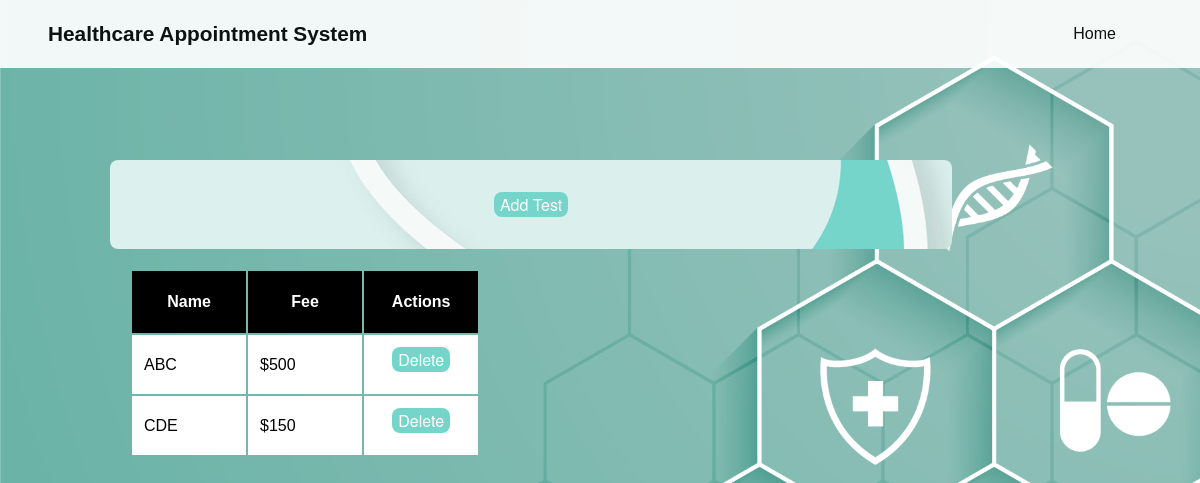
/change_tests.php, run on an earlier commit of the app's database.
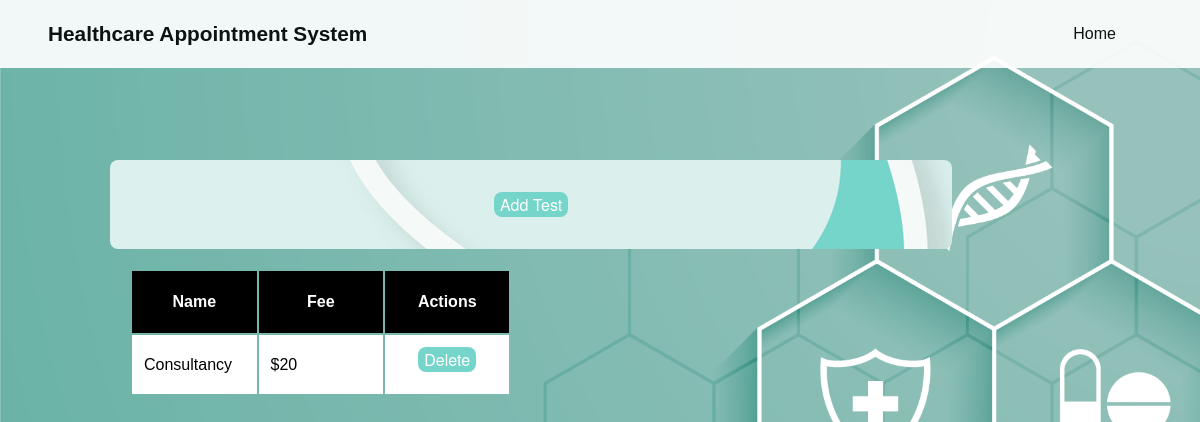
And on a later commit of the database.
### tables this page shows
CREATE TABLE `test` (
  `Name` varchar(40) NOT NULL,
  `Fee` float NOT NULL
);

### change_tests.php (the view, shortened to what this page needs)
<!DOCTYPE html>
<html lang="en">
<head>
    <link rel="stylesheet" href="styles/main_style.css">
    <link rel="stylesheet" href="styles/admin_table.css">
</head>
<body>
    <div class="container">
        <div class="main-content">
            <header class="header-main">
                <div class="wrapper">
                    <section class="logo">
                        <h1 class="header-title">Healthcare Appointment System</h1>
                    </section>
                    <nav class="nav-horizontal" id="topnav">
                        <a href="index.php">Home</a>
                    </nav>
                </div>
            </header>
            <main>
                <div class="wrapbox">
                    <article class="buttongroup">
                        <header>
                            <a href="forms/add_test.php"><button type="button">Add Test</button></a>
                        </header>
                        <div class="table-container">
                            <table class="table">
                                <tr>
                                    <th class="no-select">Name</th>
                                    <th class="no-select">Fee</th>
                                    <th class="no-select">Actions</th>
                                </tr>
                                <?php
                                require_once("php_scripts/connect.php");
                                $sql = "SELECT * FROM test";
                                $result = $conn->query($sql);
                                if ($result->num_rows > 0) {
                                    while ($row = $result->fetch_assoc()) {
                                        echo "<tr>";
                                        echo "<td>" . $row["Name"] . "</td>";
                                        echo "<td>" . '$' . $row["Fee"] . "</td>";
                                        echo "<td>
                                                <form method='POST'>
                                                    <input type='hidden' name='delete' value='" . $row["Name"] . "'>
                                                    <button type='submit'>Delete</button>
                                                </form>
                                            </td>";
                                        echo "</tr>";
                                    }
                                } else {
                                    echo "<tr><td colspan='5'>No Tests Available.</td></tr>";
                                }
                                ?>
                            </table>
                        </div>
                    </article>
                </div>
            </main>
        </div>
    </div>
</body>
</html>

What changed in the data, as far as the page shows it:
removed test: Name "ABC", Fee "500"
removed test: Name "CDE", Fee "150"
added test: Name "Consultancy", Fee "20"
